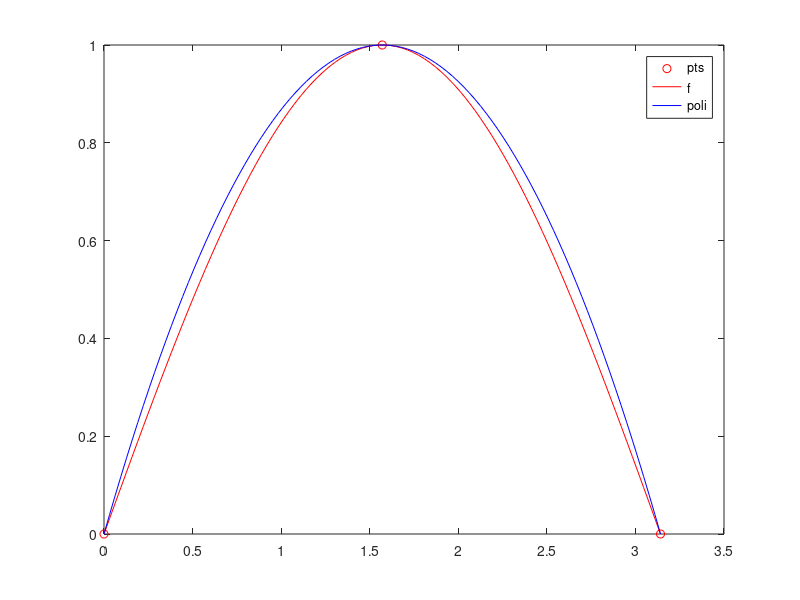

Reproduce this figure in MATLAB.
f = @(x) sin(x);
x = [0 pi/2 pi]';
y = f(x);

paux = poly([x(2) x(3)]);
L1 = paux/polyval(paux,x(1))

paux = poly([x(1) x(3)]);
L2 = paux/polyval(paux,x(2))

paux = poly([x(1) x(2)]);
L3 = paux/polyval(paux,x(3))

p = y(1)*L1 + y(2)*L2 + y(3)*L3

xx=linspace(0,pi);
plot(x,y,'ro',...
     xx,f(xx),'r-',...
     xx,polyval(p,xx),'b-')
legend("pts","f","poli")
